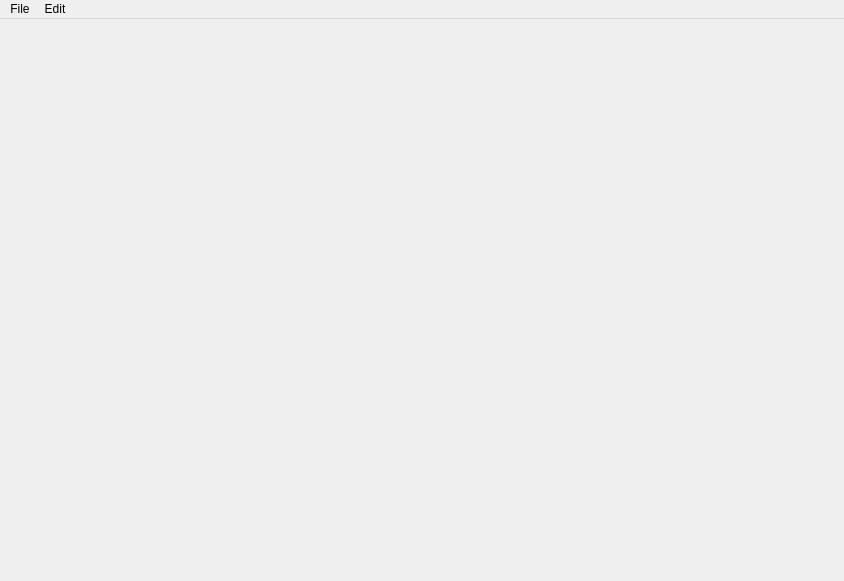
<?xml version="1.0" encoding="UTF-8"?>
<ui version="4.0">
 <class>MainWindow</class>
 <widget class="QMainWindow" name="MainWindow">
  <property name="geometry">
   <rect>
    <x>0</x>
    <y>0</y>
    <width>844</width>
    <height>581</height>
   </rect>
  </property>
  <property name="windowTitle">
   <string>MainWindow</string>
  </property>
  <widget class="QWidget" name="centralWidget">
   <layout class="QHBoxLayout" name="horizontalLayout">
    <item>
     <layout class="QVBoxLayout" name="verticalLayout">
      <item>
       <widget class="QCustomPlot" name="levelPlot" native="true"/>
      </item>
      <item>
       <widget class="QCustomPlot" name="dbPlot" native="true">
        <property name="sizePolicy">
         <sizepolicy hsizetype="Preferred" vsizetype="Preferred">
          <horstretch>0</horstretch>
          <verstretch>0</verstretch>
         </sizepolicy>
        </property>
        <zorder>levelPlot</zorder>
       </widget>
      </item>
     </layout>
    </item>
    <item>
     <widget class="QCustomPlot" name="fftPlot" native="true">
      <property name="sizePolicy">
       <sizepolicy hsizetype="Preferred" vsizetype="Preferred">
        <horstretch>0</horstretch>
        <verstretch>0</verstretch>
       </sizepolicy>
      </property>
     </widget>
    </item>
   </layout>
  </widget>
  <widget class="QMenuBar" name="menuBar">
   <property name="geometry">
    <rect>
     <x>0</x>
     <y>0</y>
     <width>844</width>
     <height>20</height>
    </rect>
   </property>
   <widget class="QMenu" name="menuFile">
    <property name="title">
     <string>File</string>
    </property>
    <addaction name="actionOpen_HID"/>
    <addaction name="actionOpen_Stream"/>
    <addaction name="actionPlotEnabled"/>
   </widget>
   <widget class="QMenu" name="menuEdit">
    <property name="title">
     <string>Edit</string>
    </property>
    <addaction name="separator"/>
    <addaction name="actionHanning_Window"/>
   </widget>
   <addaction name="menuFile"/>
   <addaction name="menuEdit"/>
  </widget>
  <action name="actionOpen_Stream">
   <property name="text">
    <string>Open Stream</string>
   </property>
  </action>
  <action name="actionPlotEnabled">
   <property name="checkable">
    <bool>true</bool>
   </property>
   <property name="checked">
    <bool>true</bool>
   </property>
   <property name="text">
    <string>Plot</string>
   </property>
  </action>
  <action name="actionHanning_Window">
   <property name="checkable">
    <bool>true</bool>
   </property>
   <property name="checked">
    <bool>true</bool>
   </property>
   <property name="text">
    <string>Hanning Window</string>
   </property>
  </action>
  <action name="actionOpen_HID">
   <property name="checkable">
    <bool>true</bool>
   </property>
   <property name="text">
    <string>Open HID</string>
   </property>
  </action>
 </widget>
 <layoutdefault spacing="6" margin="11"/>
 <customwidgets>
  <customwidget>
   <class>QCustomPlot</class>
   <extends>QWidget</extends>
   <header>qcustomplot.h</header>
   <container>1</container>
  </customwidget>
 </customwidgets>
 <resources/>
 <connections/>
</ui>
